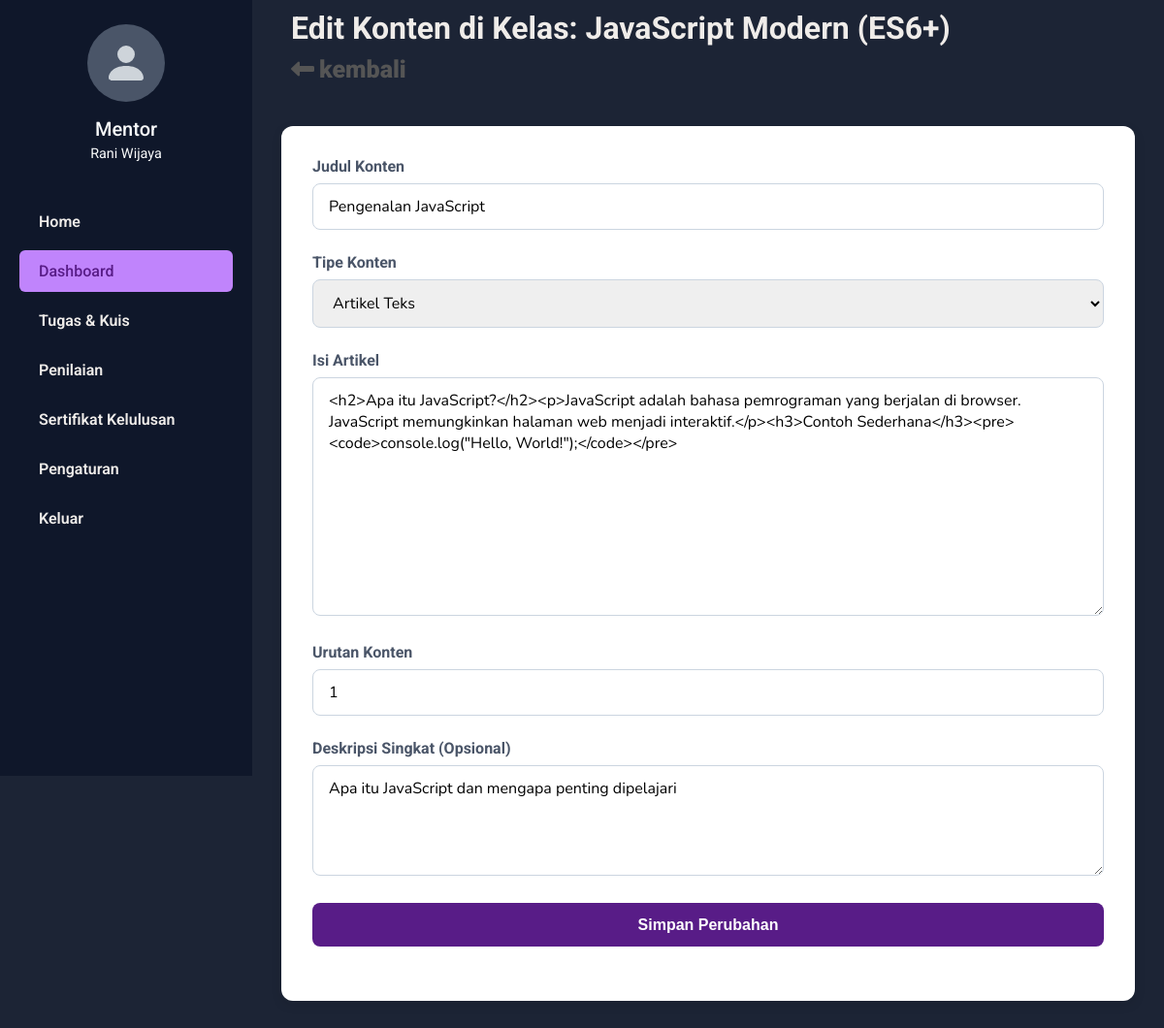
The page /mentor/editKonten.php?action=edit&content_id=5&kelas_id=2 (signed in) on the database its author committed.
### tables this page shows
CREATE TABLE `kelas` (
  `kelas_id` int(11) NOT NULL AUTO_INCREMENT,
  `title_kelas` varchar(200) NOT NULL,
  `foto_kelas` varchar(255) DEFAULT NULL,
  `desk_kelas` text DEFAULT NULL,
  `mentor_id` int(11) DEFAULT NULL,
  `kategori_id` int(11) DEFAULT NULL,
  PRIMARY KEY (`kelas_id`),
  FOREIGN KEY (`mentor_id`) REFERENCES `mentors`(`mentor_id`) ON DELETE SET NULL,
  FOREIGN KEY (`kategori_id`) REFERENCES `kategori_kelas`(`kategori_kelas_id`) ON DELETE SET NULL
);

CREATE TABLE `content` (
  `content_id` int(11) NOT NULL AUTO_INCREMENT,
  `kelas_id` int(11) NOT NULL,
  `content_title` varchar(200) NOT NULL,
  `content_type` varchar(20) NOT NULL,
  `url_or_file` text DEFAULT NULL,
  `urutan` int(11) DEFAULT 0,
  `content_deskripsi` text DEFAULT NULL,
  `content_body` longtext DEFAULT NULL,
  PRIMARY KEY (`content_id`),
  FOREIGN KEY (`kelas_id`) REFERENCES `kelas`(`kelas_id`) ON DELETE CASCADE
);

### mentor/editKonten.php (the view, shortened to what this page needs)
<?php
include '../koneksi/koneksi.php';
$content_id = (int)$_GET['content_id'];
$queryContent = mysqli_query($conn, "SELECT * FROM content WHERE content_id = '$content_id'");
$content = mysqli_fetch_assoc($queryContent);
$kelas_id = $content['kelas_id'];
$queryKelas = mysqli_query($conn, "SELECT * FROM kelas WHERE kelas_id = '$kelas_id'");
$data_kelas = mysqli_fetch_assoc($queryKelas);
?>
<!DOCTYPE html>
<html lang="id">
<head>
    <link rel="stylesheet" href="css/mentorDashboard.css">
    <link rel="stylesheet" href="https://cdnjs.cloudflare.com/ajax/libs/font-awesome/6.4.2/css/all.min.css">
</head>
<body>
    <div class="dashboard-container">
        <?php include 'components/sidebar.php'; ?>
        <div class="content-area">
            <header class="header-kelas">
                <h1 class="page-title">Edit Konten di Kelas: <?= htmlspecialchars($data_kelas['title_kelas']) ?></h1>
                <a href="kelolaMateri.php?kelas_id=<?= $kelas_id ?>" class="btn-action btn-back" title="Kembali ke Daftar Konten">
                    <i class="fa-solid fa-left-long"><span>kembali</span></i>
                </a>
            </header>
            <main>
                <div class="form-container">
                    <form action="Controller.php?action=edit" method="POST" enctype="multipart/form-data">
                        <div class="form-group">
                            <label for="content_title">Judul Konten</label>
                            <input type="text" id="content_title" name="content_title" required
                                value="<?= htmlspecialchars($content['content_title']) ?>">
                        </div>
                        <div class="form-group">
                            <label for="content_type">Tipe Konten</label>
                            <select id="content_type" name="content_type" required>
                                <option value="text" <?= $content['content_type'] == 'text' ? 'selected' : '' ?>>Artikel Teks</option>
                            </select>
                        </div>
                        <div id="text-input-group" class="form-group">
                            <label for="content_body">Isi Artikel</label>
                            <textarea id="content_body" name="content_body" rows="10"><?= $content['content_type'] == 'text' ? htmlspecialchars($content['content_body']) : '' ?></textarea>
                        </div>
                        <div class="form-group">
                            <label for="urutan">Urutan Konten</label>
                            <input type="number" id="urutan" name="urutan" required min="1" value="<?= $content['urutan'] ?>">
                        </div>
                        <div class="form-group">
                            <label for="content_deskripsi">Deskripsi Singkat (Opsional)</label>
                            <textarea id="content_deskripsi" name="content_deskripsi" rows="4"><?= htmlspecialchars($content['content_deskripsi']) ?></textarea>
                        </div>
                        <div class="form-group">
                            <button type="submit" class="btn-submit">Simpan Perubahan</button>
                        </div>
                    </form>
                </div>
            </main>
        </div>
    </div>
</body>
</html>

### mentor/css/mentorDashboard.css (style rules this page uses)
* { margin: 0; padding: 0; box-sizing: border-box; }
body { font-family: 'Roboto', sans-serif; background-color: #1C2435; }
a { text-decoration: none; color: inherit; }
.dashboard-container { display: flex; min-height: 100vh; }
header h1 { font-size: 28px; margin-bottom: 10px; color: #efece9; }
.header-kelas .page-title { font-size: 2rem; font-weight: 700; margin: 10px; color: #efece9 }
.content-area { flex-grow: 1; padding-right: 30px; padding-left: 30px; padding-bottom: 30px; overflow-y: auto; }
.header-kelas { position: fixed; background-color: #1C2435; width: 100%; margin: 0 auto }
main { padding-top: 130px }
header h1 { font-size: 2.25rem; font-weight: 700; margin: 0 0 1.5rem 0 }
.form-container { background-color: #ffffff; color: #efece9; padding: 2rem; border-radius: 12px; box-shadow: 0 4px 12px rgba(0, 0, 0, 0.1) }
.form-group { margin-bottom: 1.5rem }
.form-group label { display: block; font-weight: 700; margin-bottom: 0.5rem; color: #4A5568 }
.form-group input[type="text"], .form-group input[type="number"], .form-group input[type="file"], .form-group input[type="email"], .form-group input[type="password"], .form-group select, .form-group textarea { width: 100%; padding: 0.75rem 1rem; border: 1px solid #CBD5E0; border-radius: 8px; font-size: 1rem; font-family: 'Nunito', sans-serif; box-sizing: border-box; transition: border-color 0.2s, box-shadow 0.2s }
.btn-submit { width: 100%; padding: 0.85rem 1rem; background-color: #581C87; color: white; border: none; border-radius: 8px; font-size: 1rem; font-weight: 700; cursor: pointer; transition: background-color 0.2s }
.btn-action { font-size: 1.5rem; color: #555; text-decoration: none; transition: color 0.2s ease-in-out, transform 0.2s ease-in-out; }
.btn-back { padding: 10px; }
.btn-back span { font-size: 25px; font-family: 'Roboto'; padding-left: 5px; }

### rows shown on the page
kelas: title_kelas "JavaScript Modern (ES6+)"
content: content_title "Pengenalan JavaScript", content_type "Artikel Teks", content_body "<h2>Apa itu JavaScript?</h2><p>JavaScript adalah bahasa pemrograman yang berjalan di browser. JavaScript memungkinkan halaman web menjadi interaktif.</p><h3>Contoh Sederhana</h3><pre><code>console.log(\"Hello, World!\");</code></pre>", urutan "1", content_deskripsi "Apa itu JavaScript dan mengapa penting dipelajari"

### other values the page prints
$nama_lengkap "Rani Wijaya"
